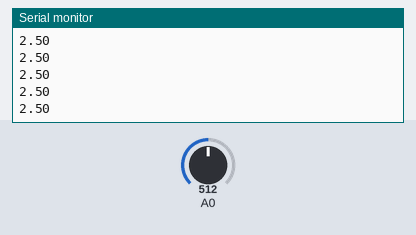
Bench run of a sketch on a simulated ESP8266 (NodeMCU). On the bench: the last lines printed to the serial monitor. The test bench sets the inputs (shaded band); at power-on: A0 = 512.

Above: at 1.2 s.
1.3 s: A0 set to 716
At 1.8 s:
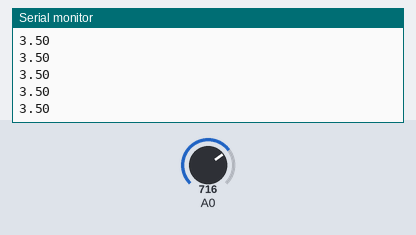
2.8 s: A0 set to 900
At 3.5 s:
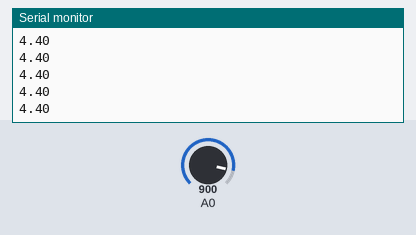
Timing chart, 0 to 5.8 s (numbered marks = the images above; inputs shaded):
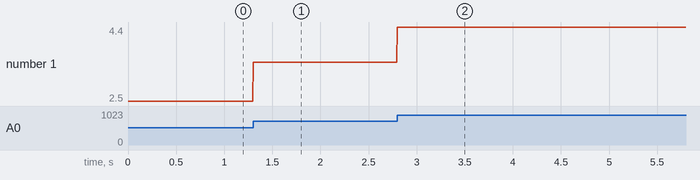

The sketch:

lightdetector.ino
```cpp
void setup() {
	Serial.begin(9600);   // initialize serial communication at 9600 BPS
}
void loop() {

	int sensorValue = analogRead(D0);   // read the input on analog pin 0

	float voltage = sensorValue * (5.0 / 1023.0);   // Convert the analog reading (which goes from 0 - 1023) to a voltage (0 - 5V)

	Serial.println(voltage);   // print out the value you read

}

//sudo chmod a+rw /dev/ttyCH341USB0
```

Measured:
- after the input at 1.3 s, the serial monitor: prints a new line at once (image 1)
- after the input at 2.8 s, the serial monitor: prints a new line at once (image 2)
- plotted number 1: 2.5 → 3.5 after the input at 1.3 s, 3.5 → 4.4 after the input at 2.8 s
